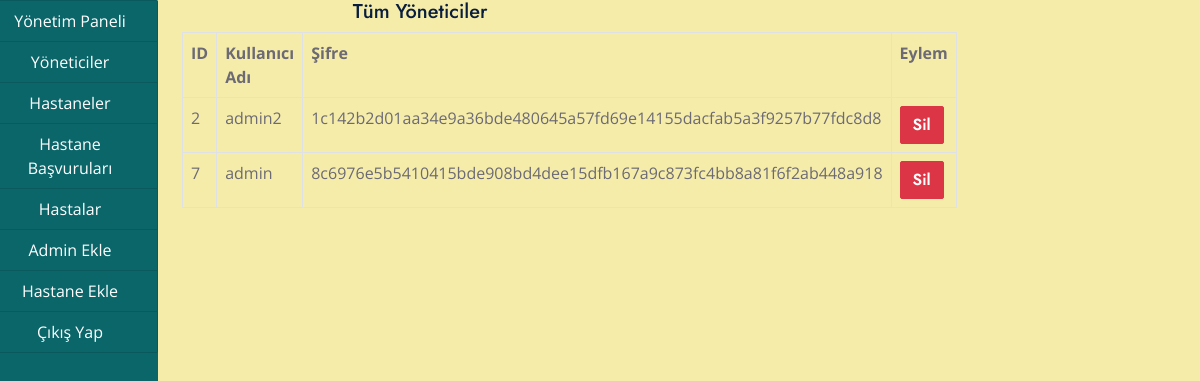
The app's page /admin/yonetici.php with its own data.
### tables this page shows
CREATE TABLE `kullanici_yonetici` (
  `id` int(11) NOT NULL,
  `kullanici_adi` varchar(100) NOT NULL,
  `kullanici_sifre` varchar(255) NOT NULL
);

### admin/yonetici.php (the view, shortened to what this page needs)
<?php
include("../baglanti.php");
?>
<!DOCTYPE html>
<html lang="tr">
<head>
    <link href="https://cdnjs.cloudflare.com/ajax/libs/font-awesome/5.10.0/css/all.min.css" rel="stylesheet">
    <link href="https://cdn.jsdelivr.net/npm/bootstrap-icons@1.4.1/font/bootstrap-icons.css" rel="stylesheet">
    <link href="assets/lib/owlcarousel/assets/owl.carousel.min.css" rel="stylesheet">
    <link href="assets/lib/animate/animate.min.css" rel="stylesheet">
    <link href="assets/lib/tempusdominus/css/tempusdominus-bootstrap-4.min.css" rel="stylesheet" />
    <link href="assets/lib/twentytwenty/twentytwenty.css" rel="stylesheet" />
    <link href="assets/css/bootstrap.min.css" rel="stylesheet">
    <link href="assets/css/style.css" rel="stylesheet">
</head>
<body>
<div class="container-fluid">
    <div class="col-md-12">
        <div class="row">
            <div class="col-md-2" style="margin-left: -30px;">
                <?php include("menu.php"); ?>
            </div>
            <div class="col-md-10">
                <div class="col-md-12">
                    <div class="row">
                        <div class="col-md-6">
                            <h5 class="text-center">Tüm Yöneticiler</h5>
                            <?php
                            $yonetici_sorgula = "SELECT * FROM kullanici_yonetici";
                            $yonetici_sorgu_sonuc = mysqli_query($baglanti, $yonetici_sorgula);
                            $cikti = "
                            <table class='table table-bordered'>
                                <tr>
                                    <th>ID</th>
                                    <th>Kullanıcı Adı</th>
                                    <th>Şifre</th>
                                    <th style='width: 10%;'>Eylem</th>
                                </tr>
                            ";
                            if (mysqli_num_rows($yonetici_sorgu_sonuc) < 1) {
                                $cikti .= "<tr><td colspan='4' class='text-center'>Admin Mevcut Değil</td></tr>";
                            } else {
                                while ($yonetici_bilgi_getir = mysqli_fetch_array($yonetici_sorgu_sonuc)) {
                                    $kullanici_id = $yonetici_bilgi_getir['id'];
                                    $kullanici_adi = $yonetici_bilgi_getir['kullanici_adi'];
                                    $kullanici_sifre = $yonetici_bilgi_getir['kullanici_sifre'];
                                    $cikti .= "
                                    <tr>
                                        <td>$kullanici_id</td>
                                        <td>$kullanici_adi</td>
                                        <td>$kullanici_sifre</td>
                                        <td>";
                                    if ($kullanici_id != $_SESSION['id']) {
                                        $cikti .= "
                                        <form method='POST' action=''>
                                            <input type='hidden' name='sil_id' value='$kullanici_id'>
                                            <button type='submit' class='btn btn-danger'>Sil</button>
                                        </form>";
                                    } else {
                                        $cikti .= "<button class='btn btn-secondary' disabled>Kendinizi Silemezsiniz</button>";
                                    }
                                    $cikti .= "
                                        </td>
                                    </tr>
                                    ";
                                }
                            }
                            $cikti .= "</table>";
                            echo $cikti;
                            ?>
                        </div>
                    </div>
                </div>
            </div>
        </div>
    </div>
</div>
</body>
</html>

### admin/assets/css/style.css (style rules this page uses)
:root { --primary: #0B666A; --secondary: #F57E57; --light: #F6ECA9; --dark: #071952; }
h5, h6, .font-weight-medium { font-weight: 500 !important; }
.btn { font-family: 'Jost', sans-serif; font-weight: 600; transition: .5s; }

### records on screen
kullanici_yonetici: id "2", kullanici_adi "admin2", kullanici_sifre "1c142b2d01aa34e9a36bde480645a57fd69e14155dacfab5a3f9257b77fdc8d8"
kullanici_yonetici: id "7", kullanici_adi "admin", kullanici_sifre "8c6976e5b5410415bde908bd4dee15dfb167a9c873fc4bb8a81f6f2ab448a918"
